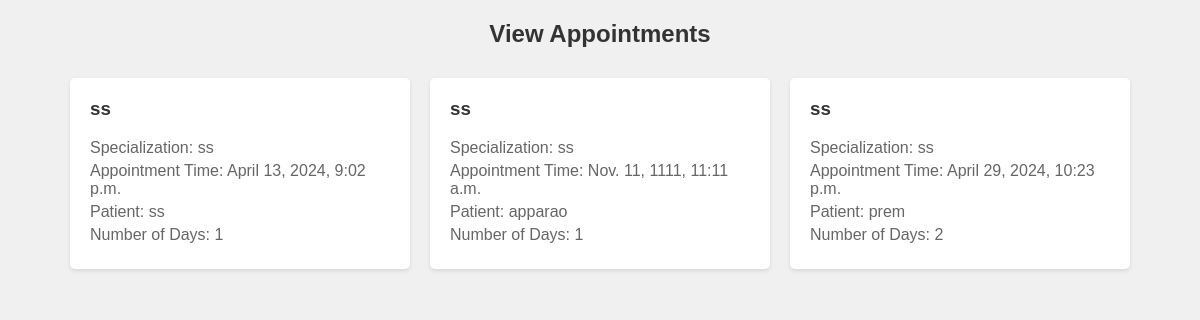
Screenshot of /view_appointments/ with the database file from the repository.
### Module/models.py (models this page shows, shortened)
class Appointment(models.Model):
    doctor = models.ForeignKey(Doctor, on_delete=models.CASCADE)
    appointment_time = models.DateTimeField()
    patient = models.CharField(max_length=100)
    num_days = models.PositiveIntegerField()

class Doctor(models.Model):
    name = models.CharField(max_length=255)
    phone_number = models.CharField(max_length=20)
    email = models.EmailField()
    specialization = models.CharField(max_length=255,null=True)
    experience = models.IntegerField()
    password = models.CharField(max_length=255)
    salary = models.DecimalField(max_digits=10, decimal_places=2)
    def __str__(self):
        return self.name

### Module/views.py (the view)
# urls.py: path('view_appointments/', views.view_appointments, name='view_appointments'),
def view_appointments(request):
    appointments = Appointment.objects.all()
    return render(request, 'view_appointment.html', {'appointments': appointments})

### templates/view_appointment.html (shortened to what this page needs)
<!DOCTYPE html>
<html lang="en">
<head>
</head>
<body>
    <h2>View Appointments</h2>
    <ul>
        {% for appointment in appointments %}
            <li>
                <h3>{{ appointment.doctor }}</h3>
                                <p>Specialization: {{ appointment.doctor.specialization }}</p>
                <p>Appointment Time: {{ appointment.appointment_time }}</p>
                <p>Patient: {{ appointment.patient }}</p>
                <p>Number of Days: {{ appointment.num_days }}</p>
            </li>
        {% endfor %}
    </ul>
</body>
</html>

### templates/view_appointment.html (style rules this page uses)
body { font-family: Arial, sans-serif; background-color: #f0f0f0; margin: 0; padding: 0; }
h2 { color: #333; text-align: center; margin-top: 20px; }
ul { list-style-type: none; padding: 0; margin: 0; display: flex; flex-wrap: wrap; justify-content: center; }
li { background-color: #fff; border-radius: 5px; box-shadow: 0 2px 4px rgba(0, 0, 0, 0.1); padding: 20px; margin: 10px; width: 300px; }
li h3 { margin-top: 0; color: #333; }
li p { margin: 5px 0; color: #666; }

### rows the page displays
Appointment: doctor "ss", doctor.specialization "ss", appointment_time "April 13, 2024, 9:02 p.m.", patient "ss", num_days "1"
Appointment: doctor "ss", doctor.specialization "ss", appointment_time "Nov. 11, 1111, 11:11 a.m.", patient "apparao", num_days "1"
Appointment: doctor "ss", doctor.specialization "ss", appointment_time "April 29, 2024, 10:23 p.m.", patient "prem", num_days "2"
